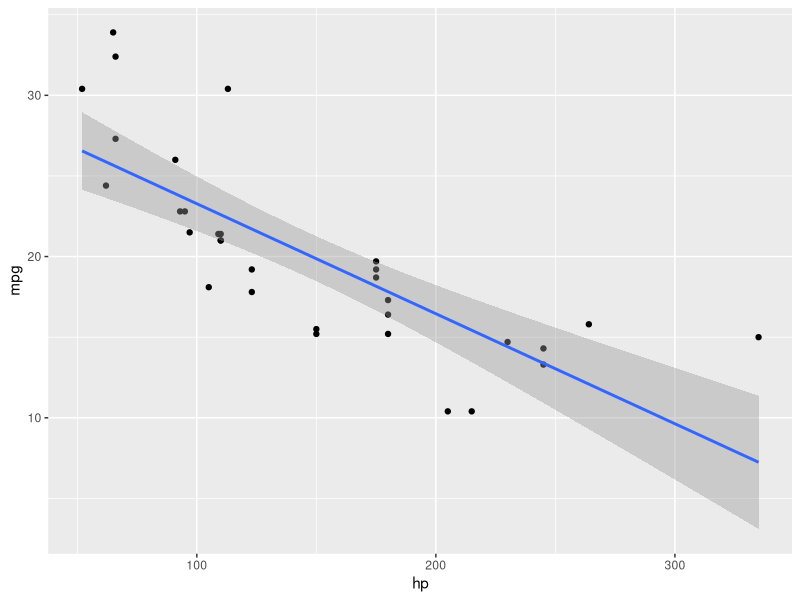

The R script that drew this image:
## ---- chunk 1
# Loading important libraries
library(tidyverse)
library(dplyr)
# Getting the documentation of the data
?mtcars
## ---- chunk 2
data(mtcars) # calling the data
new_df <- data.frame(mean(mtcars$mpg), sd(mtcars$mpg), mean(mtcars$hp), sd(mtcars$hp)) # creating a data frame
title <- c("Average_mpg", "SD_of_mpg", "Average_hp", "SD_of_hp") # Assigning the title of columns to a variable
names(new_df) <- title # Combining the column names and the data frame
new_df
## ---- chunk 3
# Calculating the five number summary for mpg
five_num_mpg <- fivenum(mtcars$mpg)
five_num_mpg
## ---- chunk 4
# Calculating the five number summary for hp
five_num_hp <- fivenum(mtcars$hp)
five_num_hp
## ---- chunk 5
# calculating the r
cor(mtcars$mpg, mtcars$hp)
## ---- chunk 6
model <- lm(mpg ~ hp, data = mtcars)
summary(model)
## ---- chunk 7
ggplot(mtcars, aes(hp, mpg)) + geom_point() + geom_smooth(method = "lm")
